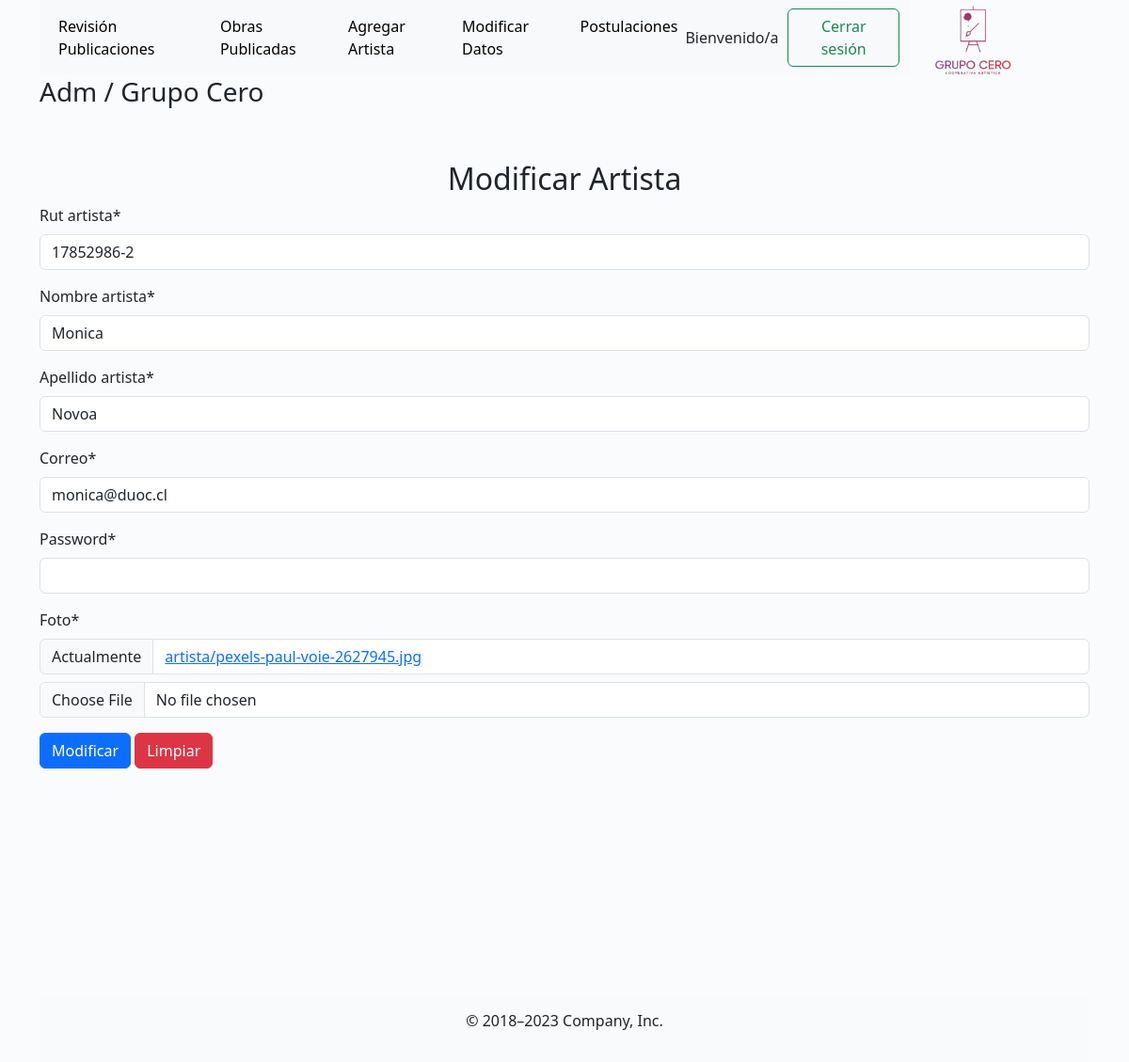
Page /modificar/17852986-2 on the committed database.
### gcweb/models.py (models this page shows, shortened)
class Datos_Artista(models.Model):
    rut_artista=models.CharField(max_length=10)
    nombre_artista=models.CharField(max_length=50)
    apellido_artista=models.CharField(max_length=50)
    correo = models.CharField(max_length=50)
    password=models.CharField(max_length=20)
    foto= models.ImageField(null=True, upload_to='artista')
    usuarioCreadorDeCuenta = models.ForeignKey(User, on_delete=models.CASCADE, null=True)

### gcweb/views.py (the view, shortened to what this page needs)
# urls.py: path('modificar/<rut_artista>',modificar_artista,name='modificar'),
def modificar_artista(request, rut_artista):
    datos_Artista = get_object_or_404(Datos_Artista, rut_artista=rut_artista)
    data = {
        "form": ArtistaForm(instance=datos_Artista)
    }
    return render(request, "mantenedor/artistas/modificar.html", data)

### gcweb/forms.py
class ArtistaForm (forms.ModelForm):
    password = forms.CharField(widget=forms.PasswordInput())
    class Meta:
        model = Datos_Artista
        fields = ["rut_artista","nombre_artista","apellido_artista","correo","password","foto"]

### gcweb/templates/mantenedor/artistas/modificar.html (shortened to what this page needs)
{% extends 'baseAdmin.html' %}
{% load static %}
{% load crispy_forms_tags %}
{% block contenido3 %}
<div class="container mt-5">
    <div class="text-center">
      <h2 class="mt-4">Modificar Artista</h2>
    </div>
    <form id="formAgregar" method="post" action="" enctype="multipart/form-data">
      {{ form | crispy }}
      <button type="submit" class="btn btn-primary">Modificar</button>
      <button type="reset" class="btn btn-danger">Limpiar</button>
  </form>
  </div>
{% endblock %}

### gcweb/templates/baseAdmin.html (style rules this page uses)
body { background-color: rgba(249, 251, 252, 0.785); }

### rows in the picture
Datos_Artista: rut_artista "17852986-2", nombre_artista "Monica", apellido_artista "Novoa", correo "monica@duoc.cl"
